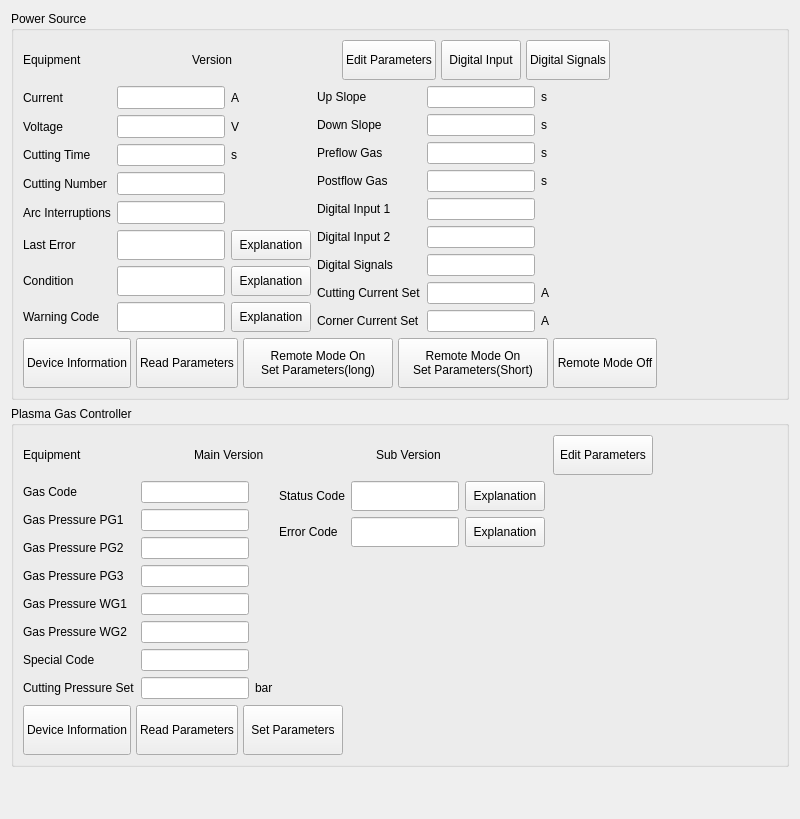
<?xml version="1.0" encoding="UTF-8"?>
<ui version="4.0">
 <class>KjellbergDiagnose</class>
 <widget class="QWidget" name="KjellbergDiagnose">
  <property name="geometry">
   <rect>
    <x>0</x>
    <y>0</y>
    <width>800</width>
    <height>819</height>
   </rect>
  </property>
  <property name="windowTitle">
   <string/>
  </property>
  <property name="layoutDirection">
   <enum>Qt::LeftToRight</enum>
  </property>
  <layout class="QVBoxLayout" name="verticalLayout_6">
   <item>
    <widget class="QGroupBox" name="pps_">
     <property name="title">
      <string>Power Source</string>
     </property>
     <layout class="QVBoxLayout" name="verticalLayout_3">
      <item>
       <layout class="QHBoxLayout" name="horizontalLayout_2">
        <property name="spacing">
         <number>5</number>
        </property>
        <item>
         <layout class="QHBoxLayout" name="horizontalLayout">
          <item>
           <widget class="QLabel" name="label">
            <property name="text">
             <string>Equipment</string>
            </property>
           </widget>
          </item>
          <item>
           <widget class="QLabel" name="pps_device_type_">
            <property name="minimumSize">
             <size>
              <width>100</width>
              <height>0</height>
             </size>
            </property>
            <property name="text">
             <string/>
            </property>
           </widget>
          </item>
         </layout>
        </item>
        <item>
         <layout class="QHBoxLayout" name="horizontalLayout_3">
          <item>
           <widget class="QLabel" name="label_5">
            <property name="text">
             <string>Version</string>
            </property>
           </widget>
          </item>
          <item>
           <widget class="QLabel" name="pps_version_">
            <property name="minimumSize">
             <size>
              <width>100</width>
              <height>0</height>
             </size>
            </property>
            <property name="text">
             <string/>
            </property>
           </widget>
          </item>
         </layout>
        </item>
        <item>
         <widget class="QPushButton" name="pps_edit_btn_">
          <property name="minimumSize">
           <size>
            <width>0</width>
            <height>40</height>
           </size>
          </property>
          <property name="text">
           <string>Edit Parameters</string>
          </property>
         </widget>
        </item>
        <item>
         <widget class="QPushButton" name="digital_input_btn_">
          <property name="minimumSize">
           <size>
            <width>0</width>
            <height>40</height>
           </size>
          </property>
          <property name="text">
           <string>Digital Input</string>
          </property>
         </widget>
        </item>
        <item>
         <widget class="QPushButton" name="digital_signals_btn_">
          <property name="minimumSize">
           <size>
            <width>0</width>
            <height>40</height>
           </size>
          </property>
          <property name="text">
           <string>Digital Signals</string>
          </property>
         </widget>
        </item>
        <item>
         <spacer name="horizontalSpacer">
          <property name="orientation">
           <enum>Qt::Horizontal</enum>
          </property>
          <property name="sizeHint" stdset="0">
           <size>
            <width>40</width>
            <height>20</height>
           </size>
          </property>
         </spacer>
        </item>
       </layout>
      </item>
      <item>
       <layout class="QHBoxLayout" name="horizontalLayout_4">
        <item>
         <layout class="QGridLayout" name="gridLayout">
          <item row="3" column="2">
           <widget class="QLineEdit" name="cut_number_">
            <property name="maximumSize">
             <size>
              <width>120</width>
              <height>50</height>
             </size>
            </property>
            <property name="readOnly">
             <bool>true</bool>
            </property>
           </widget>
          </item>
          <item row="6" column="0">
           <widget class="QLabel" name="label_11">
            <property name="text">
             <string>Condition</string>
            </property>
           </widget>
          </item>
          <item row="1" column="2">
           <widget class="QLineEdit" name="cutting_voltage_">
            <property name="maximumSize">
             <size>
              <width>120</width>
              <height>50</height>
             </size>
            </property>
            <property name="readOnly">
             <bool>true</bool>
            </property>
           </widget>
          </item>
          <item row="0" column="0">
           <widget class="QLabel" name="label_3">
            <property name="text">
             <string>Current</string>
            </property>
           </widget>
          </item>
          <item row="0" column="2">
           <widget class="QLineEdit" name="cutting_current_">
            <property name="maximumSize">
             <size>
              <width>120</width>
              <height>50</height>
             </size>
            </property>
            <property name="readOnly">
             <bool>true</bool>
            </property>
           </widget>
          </item>
          <item row="5" column="2">
           <widget class="QLineEdit" name="ps_last_error_code_">
            <property name="maximumSize">
             <size>
              <width>120</width>
              <height>50</height>
             </size>
            </property>
            <property name="readOnly">
             <bool>true</bool>
            </property>
           </widget>
          </item>
          <item row="6" column="2">
           <widget class="QLineEdit" name="ps_state_code_">
            <property name="maximumSize">
             <size>
              <width>120</width>
              <height>50</height>
             </size>
            </property>
            <property name="readOnly">
             <bool>true</bool>
            </property>
           </widget>
          </item>
          <item row="4" column="0">
           <widget class="QLabel" name="label_9">
            <property name="text">
             <string>Arc Interruptions</string>
            </property>
           </widget>
          </item>
          <item row="5" column="0">
           <widget class="QLabel" name="label_10">
            <property name="text">
             <string>Last Error</string>
            </property>
           </widget>
          </item>
          <item row="2" column="2">
           <widget class="QLineEdit" name="cut_time_">
            <property name="maximumSize">
             <size>
              <width>120</width>
              <height>50</height>
             </size>
            </property>
            <property name="readOnly">
             <bool>true</bool>
            </property>
           </widget>
          </item>
          <item row="4" column="2">
           <widget class="QLineEdit" name="arc_interruptions_">
            <property name="maximumSize">
             <size>
              <width>120</width>
              <height>50</height>
             </size>
            </property>
            <property name="readOnly">
             <bool>true</bool>
            </property>
           </widget>
          </item>
          <item row="2" column="0">
           <widget class="QLabel" name="label_7">
            <property name="text">
             <string>Cutting Time</string>
            </property>
           </widget>
          </item>
          <item row="1" column="0">
           <widget class="QLabel" name="label_4">
            <property name="text">
             <string>Voltage</string>
            </property>
           </widget>
          </item>
          <item row="7" column="2">
           <widget class="QLineEdit" name="ps_warning_code_">
            <property name="maximumSize">
             <size>
              <width>120</width>
              <height>50</height>
             </size>
            </property>
            <property name="readOnly">
             <bool>true</bool>
            </property>
           </widget>
          </item>
          <item row="7" column="0">
           <widget class="QLabel" name="label_37">
            <property name="text">
             <string>Warning Code</string>
            </property>
           </widget>
          </item>
          <item row="3" column="0">
           <widget class="QLabel" name="label_8">
            <property name="text">
             <string>Cutting Number</string>
            </property>
           </widget>
          </item>
          <item row="0" column="3">
           <widget class="QLabel" name="label_31">
            <property name="text">
             <string>A</string>
            </property>
           </widget>
          </item>
          <item row="1" column="3">
           <widget class="QLabel" name="label_32">
            <property name="text">
             <string>V</string>
            </property>
           </widget>
          </item>
          <item row="2" column="3">
           <widget class="QLabel" name="label_34">
            <property name="text">
             <string>s</string>
            </property>
           </widget>
          </item>
          <item row="5" column="3">
           <widget class="QPushButton" name="ps_error_code_btn_">
            <property name="minimumSize">
             <size>
              <width>0</width>
              <height>30</height>
             </size>
            </property>
            <property name="maximumSize">
             <size>
              <width>16777215</width>
              <height>30</height>
             </size>
            </property>
            <property name="text">
             <string>Explanation</string>
            </property>
           </widget>
          </item>
          <item row="6" column="3">
           <widget class="QPushButton" name="ps_state_code_btn_">
            <property name="minimumSize">
             <size>
              <width>0</width>
              <height>30</height>
             </size>
            </property>
            <property name="maximumSize">
             <size>
              <width>16777215</width>
              <height>30</height>
             </size>
            </property>
            <property name="text">
             <string>Explanation</string>
            </property>
           </widget>
          </item>
          <item row="7" column="3">
           <widget class="QPushButton" name="ps_warning_code_btn_">
            <property name="minimumSize">
             <size>
              <width>0</width>
              <height>30</height>
             </size>
            </property>
            <property name="maximumSize">
             <size>
              <width>16777215</width>
              <height>30</height>
             </size>
            </property>
            <property name="text">
             <string>Explanation</string>
            </property>
           </widget>
          </item>
         </layout>
        </item>
        <item>
         <layout class="QGridLayout" name="gridLayout_2">
          <item row="6" column="0">
           <widget class="QLabel" name="label_18">
            <property name="text">
             <string>Digital Signals</string>
            </property>
           </widget>
          </item>
          <item row="7" column="2">
           <widget class="QLineEdit" name="cutting_current_set_value_">
            <property name="maximumSize">
             <size>
              <width>120</width>
              <height>50</height>
             </size>
            </property>
            <property name="readOnly">
             <bool>true</bool>
            </property>
           </widget>
          </item>
          <item row="7" column="0">
           <widget class="QLabel" name="label_2">
            <property name="text">
             <string>Cutting Current Set</string>
            </property>
           </widget>
          </item>
          <item row="3" column="2">
           <widget class="QLineEdit" name="postflow_gas_">
            <property name="maximumSize">
             <size>
              <width>120</width>
              <height>50</height>
             </size>
            </property>
            <property name="readOnly">
             <bool>true</bool>
            </property>
           </widget>
          </item>
          <item row="4" column="2">
           <widget class="QLineEdit" name="digital_input_1_">
            <property name="maximumSize">
             <size>
              <width>120</width>
              <height>50</height>
             </size>
            </property>
            <property name="readOnly">
             <bool>true</bool>
            </property>
           </widget>
          </item>
          <item row="6" column="2">
           <widget class="QLineEdit" name="digital_signals_">
            <property name="maximumSize">
             <size>
              <width>120</width>
              <height>50</height>
             </size>
            </property>
            <property name="readOnly">
             <bool>true</bool>
            </property>
           </widget>
          </item>
          <item row="4" column="0">
           <widget class="QLabel" name="label_15">
            <property name="text">
             <string>Digital Input 1</string>
            </property>
           </widget>
          </item>
          <item row="8" column="0">
           <widget class="QLabel" name="label_6">
            <property name="text">
             <string>Corner Current Set</string>
            </property>
           </widget>
          </item>
          <item row="8" column="2">
           <widget class="QLineEdit" name="corner_current_set_value_">
            <property name="maximumSize">
             <size>
              <width>120</width>
              <height>50</height>
             </size>
            </property>
            <property name="readOnly">
             <bool>true</bool>
            </property>
           </widget>
          </item>
          <item row="2" column="0">
           <widget class="QLabel" name="label_14">
            <property name="text">
             <string>Preflow Gas</string>
            </property>
           </widget>
          </item>
          <item row="5" column="0">
           <widget class="QLabel" name="label_17">
            <property name="text">
             <string>Digital Input 2</string>
            </property>
           </widget>
          </item>
          <item row="1" column="0">
           <widget class="QLabel" name="label_13">
            <property name="text">
             <string>Down Slope</string>
            </property>
           </widget>
          </item>
          <item row="3" column="0">
           <widget class="QLabel" name="label_16">
            <property name="text">
             <string>Postflow Gas</string>
            </property>
           </widget>
          </item>
          <item row="5" column="2">
           <widget class="QLineEdit" name="digital_input_2_">
            <property name="maximumSize">
             <size>
              <width>120</width>
              <height>50</height>
             </size>
            </property>
            <property name="readOnly">
             <bool>true</bool>
            </property>
           </widget>
          </item>
          <item row="2" column="2">
           <widget class="QLineEdit" name="preflow_gas_">
            <property name="maximumSize">
             <size>
              <width>120</width>
              <height>50</height>
             </size>
            </property>
            <property name="readOnly">
             <bool>true</bool>
            </property>
           </widget>
          </item>
          <item row="0" column="2">
           <widget class="QLineEdit" name="up_slope_">
            <property name="maximumSize">
             <size>
              <width>120</width>
              <height>50</height>
             </size>
            </property>
            <property name="readOnly">
             <bool>true</bool>
            </property>
           </widget>
          </item>
          <item row="0" column="0">
           <widget class="QLabel" name="label_12">
            <property name="text">
             <string>Up Slope</string>
            </property>
           </widget>
          </item>
          <item row="1" column="2">
           <widget class="QLineEdit" name="down_slope_">
            <property name="maximumSize">
             <size>
              <width>120</width>
              <height>50</height>
             </size>
            </property>
            <property name="readOnly">
             <bool>true</bool>
            </property>
           </widget>
          </item>
          <item row="0" column="3">
           <widget class="QLabel" name="label_36">
            <property name="text">
             <string>s</string>
            </property>
           </widget>
          </item>
          <item row="1" column="3">
           <widget class="QLabel" name="label_38">
            <property name="text">
             <string>s</string>
            </property>
           </widget>
          </item>
          <item row="2" column="3">
           <widget class="QLabel" name="label_39">
            <property name="text">
             <string>s</string>
            </property>
           </widget>
          </item>
          <item row="3" column="3">
           <widget class="QLabel" name="label_40">
            <property name="text">
             <string>s</string>
            </property>
           </widget>
          </item>
          <item row="7" column="3">
           <widget class="QLabel" name="label_41">
            <property name="text">
             <string>A</string>
            </property>
           </widget>
          </item>
          <item row="8" column="3">
           <widget class="QLabel" name="label_42">
            <property name="text">
             <string>A</string>
            </property>
           </widget>
          </item>
         </layout>
        </item>
        <item>
         <spacer name="horizontalSpacer_2">
          <property name="orientation">
           <enum>Qt::Horizontal</enum>
          </property>
          <property name="sizeHint" stdset="0">
           <size>
            <width>40</width>
            <height>20</height>
           </size>
          </property>
         </spacer>
        </item>
       </layout>
      </item>
      <item>
       <layout class="QHBoxLayout" name="horizontalLayout_9">
        <property name="spacing">
         <number>5</number>
        </property>
        <item>
         <widget class="QPushButton" name="pps_query_device_info_btn_">
          <property name="minimumSize">
           <size>
            <width>100</width>
            <height>50</height>
           </size>
          </property>
          <property name="text">
           <string>Device Information</string>
          </property>
         </widget>
        </item>
        <item>
         <widget class="QPushButton" name="pps_query_parameter_btn_">
          <property name="minimumSize">
           <size>
            <width>100</width>
            <height>50</height>
           </size>
          </property>
          <property name="text">
           <string>Read Parameters</string>
          </property>
         </widget>
        </item>
        <item>
         <widget class="QPushButton" name="pps_set_parameter_long_btn_">
          <property name="minimumSize">
           <size>
            <width>150</width>
            <height>50</height>
           </size>
          </property>
          <property name="text">
           <string>Remote Mode On
Set Parameters(long)</string>
          </property>
         </widget>
        </item>
        <item>
         <widget class="QPushButton" name="pps_set_parameter_short_btn_">
          <property name="minimumSize">
           <size>
            <width>150</width>
            <height>50</height>
           </size>
          </property>
          <property name="text">
           <string>Remote Mode On
Set Parameters(Short)</string>
          </property>
         </widget>
        </item>
        <item>
         <widget class="QPushButton" name="pps_remote_mode_off_btn_">
          <property name="minimumSize">
           <size>
            <width>100</width>
            <height>50</height>
           </size>
          </property>
          <property name="text">
           <string>Remote Mode Off</string>
          </property>
         </widget>
        </item>
        <item>
         <spacer name="horizontalSpacer_5">
          <property name="orientation">
           <enum>Qt::Horizontal</enum>
          </property>
          <property name="sizeHint" stdset="0">
           <size>
            <width>40</width>
            <height>20</height>
           </size>
          </property>
         </spacer>
        </item>
       </layout>
      </item>
     </layout>
    </widget>
   </item>
   <item>
    <widget class="QGroupBox" name="pgc">
     <property name="title">
      <string>Plasma Gas Controller</string>
     </property>
     <layout class="QVBoxLayout" name="verticalLayout_7">
      <item>
       <layout class="QHBoxLayout" name="horizontalLayout_10">
        <item>
         <layout class="QHBoxLayout" name="horizontalLayout_7">
          <item>
           <widget class="QLabel" name="label_33">
            <property name="text">
             <string>Equipment</string>
            </property>
           </widget>
          </item>
          <item>
           <widget class="QLabel" name="pgc_device_type_">
            <property name="minimumSize">
             <size>
              <width>100</width>
              <height>0</height>
             </size>
            </property>
            <property name="text">
             <string/>
            </property>
           </widget>
          </item>
         </layout>
        </item>
        <item>
         <layout class="QHBoxLayout" name="horizontalLayout_8">
          <item>
           <widget class="QLabel" name="label_35">
            <property name="text">
             <string>Main Version</string>
            </property>
           </widget>
          </item>
          <item>
           <widget class="QLabel" name="pgc_main_version_">
            <property name="minimumSize">
             <size>
              <width>100</width>
              <height>0</height>
             </size>
            </property>
            <property name="text">
             <string/>
            </property>
           </widget>
          </item>
         </layout>
        </item>
        <item>
         <layout class="QHBoxLayout" name="horizontalLayout_6">
          <item>
           <widget class="QLabel" name="label_30">
            <property name="text">
             <string>Sub Version</string>
            </property>
           </widget>
          </item>
          <item>
           <widget class="QLabel" name="pgc_sub_version_">
            <property name="minimumSize">
             <size>
              <width>100</width>
              <height>0</height>
             </size>
            </property>
            <property name="text">
             <string/>
            </property>
           </widget>
          </item>
         </layout>
        </item>
        <item>
         <widget class="QPushButton" name="pgc_edit_btn_">
          <property name="minimumSize">
           <size>
            <width>100</width>
            <height>40</height>
           </size>
          </property>
          <property name="text">
           <string>Edit Parameters</string>
          </property>
         </widget>
        </item>
        <item>
         <spacer name="horizontalSpacer_4">
          <property name="orientation">
           <enum>Qt::Horizontal</enum>
          </property>
          <property name="sizeHint" stdset="0">
           <size>
            <width>40</width>
            <height>20</height>
           </size>
          </property>
         </spacer>
        </item>
       </layout>
      </item>
      <item>
       <layout class="QHBoxLayout" name="horizontalLayout_5">
        <item>
         <layout class="QGridLayout" name="gridLayout_3">
          <item row="6" column="0">
           <widget class="QLabel" name="label_24">
            <property name="text">
             <string>Special Code</string>
            </property>
           </widget>
          </item>
          <item row="0" column="0">
           <widget class="QLabel" name="label_19">
            <property name="text">
             <string>Gas Code</string>
            </property>
           </widget>
          </item>
          <item row="6" column="2">
           <widget class="QLineEdit" name="special_code_">
            <property name="maximumSize">
             <size>
              <width>120</width>
              <height>50</height>
             </size>
            </property>
            <property name="readOnly">
             <bool>true</bool>
            </property>
           </widget>
          </item>
          <item row="3" column="2">
           <widget class="QLineEdit" name="gas_pressure_PG3_">
            <property name="maximumSize">
             <size>
              <width>120</width>
              <height>50</height>
             </size>
            </property>
            <property name="readOnly">
             <bool>true</bool>
            </property>
           </widget>
          </item>
          <item row="3" column="0">
           <widget class="QLabel" name="label_23">
            <property name="text">
             <string>Gas Pressure PG3</string>
            </property>
           </widget>
          </item>
          <item row="4" column="0">
           <widget class="QLabel" name="label_22">
            <property name="text">
             <string>Gas Pressure WG1</string>
            </property>
           </widget>
          </item>
          <item row="5" column="2">
           <widget class="QLineEdit" name="gas_pressure_WG2_">
            <property name="maximumSize">
             <size>
              <width>120</width>
              <height>50</height>
             </size>
            </property>
            <property name="readOnly">
             <bool>true</bool>
            </property>
           </widget>
          </item>
          <item row="5" column="0">
           <widget class="QLabel" name="label_25">
            <property name="text">
             <string>Gas Pressure WG2</string>
            </property>
           </widget>
          </item>
          <item row="0" column="2">
           <widget class="QLineEdit" name="gas_code_">
            <property name="maximumSize">
             <size>
              <width>120</width>
              <height>50</height>
             </size>
            </property>
            <property name="readOnly">
             <bool>true</bool>
            </property>
           </widget>
          </item>
          <item row="2" column="0">
           <widget class="QLabel" name="label_21">
            <property name="text">
             <string>Gas Pressure PG2</string>
            </property>
           </widget>
          </item>
          <item row="1" column="2">
           <widget class="QLineEdit" name="gas_pressure_PG1_">
            <property name="maximumSize">
             <size>
              <width>120</width>
              <height>50</height>
             </size>
            </property>
            <property name="readOnly">
             <bool>true</bool>
            </property>
           </widget>
          </item>
          <item row="2" column="2">
           <widget class="QLineEdit" name="gas_pressure_PG2_">
            <property name="maximumSize">
             <size>
              <width>120</width>
              <height>50</height>
             </size>
            </property>
            <property name="readOnly">
             <bool>true</bool>
            </property>
           </widget>
          </item>
          <item row="4" column="2">
           <widget class="QLineEdit" name="gas_pressure_WG1_">
            <property name="maximumSize">
             <size>
              <width>120</width>
              <height>50</height>
             </size>
            </property>
            <property name="readOnly">
             <bool>true</bool>
            </property>
           </widget>
          </item>
          <item row="7" column="0">
           <widget class="QLabel" name="label_27">
            <property name="text">
             <string>Cutting Pressure Set</string>
            </property>
           </widget>
          </item>
          <item row="1" column="0">
           <widget class="QLabel" name="label_20">
            <property name="text">
             <string>Gas Pressure PG1</string>
            </property>
           </widget>
          </item>
          <item row="7" column="2">
           <widget class="QLineEdit" name="cutting_pressure_set_value_">
            <property name="maximumSize">
             <size>
              <width>120</width>
              <height>50</height>
             </size>
            </property>
            <property name="readOnly">
             <bool>true</bool>
            </property>
           </widget>
          </item>
          <item row="7" column="3">
           <widget class="QLabel" name="label_28">
            <property name="text">
             <string>bar</string>
            </property>
           </widget>
          </item>
         </layout>
        </item>
        <item>
         <layout class="QGridLayout" name="gridLayout_4">
          <item row="1" column="2">
           <widget class="QLineEdit" name="pgc_error_code_">
            <property name="maximumSize">
             <size>
              <width>120</width>
              <height>50</height>
             </size>
            </property>
            <property name="readOnly">
             <bool>true</bool>
            </property>
           </widget>
          </item>
          <item row="0" column="2">
           <widget class="QLineEdit" name="pgc_status_code_">
            <property name="maximumSize">
             <size>
              <width>120</width>
              <height>50</height>
             </size>
            </property>
            <property name="readOnly">
             <bool>true</bool>
            </property>
           </widget>
          </item>
          <item row="1" column="0">
           <widget class="QLabel" name="label_29">
            <property name="text">
             <string>Error Code</string>
            </property>
           </widget>
          </item>
          <item row="2" column="0">
           <spacer name="verticalSpacer_4">
            <property name="orientation">
             <enum>Qt::Vertical</enum>
            </property>
            <property name="sizeHint" stdset="0">
             <size>
              <width>20</width>
              <height>40</height>
             </size>
            </property>
           </spacer>
          </item>
          <item row="0" column="0">
           <widget class="QLabel" name="label_26">
            <property name="text">
             <string>Status Code</string>
            </property>
           </widget>
          </item>
          <item row="0" column="3">
           <widget class="QPushButton" name="pgc_status_code_btn_">
            <property name="minimumSize">
             <size>
              <width>0</width>
              <height>30</height>
             </size>
            </property>
            <property name="maximumSize">
             <size>
              <width>16777215</width>
              <height>30</height>
             </size>
            </property>
            <property name="text">
             <string>Explanation</string>
            </property>
           </widget>
          </item>
          <item row="1" column="3">
           <widget class="QPushButton" name="pgc_error_code_btn_">
            <property name="minimumSize">
             <size>
              <width>0</width>
              <height>30</height>
             </size>
            </property>
            <property name="maximumSize">
             <size>
              <width>16777215</width>
              <height>30</height>
             </size>
            </property>
            <property name="text">
             <string>Explanation</string>
            </property>
           </widget>
          </item>
         </layout>
        </item>
        <item>
         <spacer name="horizontalSpacer_3">
          <property name="orientation">
           <enum>Qt::Horizontal</enum>
          </property>
          <property name="sizeHint" stdset="0">
           <size>
            <width>40</width>
            <height>20</height>
           </size>
          </property>
         </spacer>
        </item>
       </layout>
      </item>
      <item>
       <layout class="QHBoxLayout" name="horizontalLayout_11">
        <property name="spacing">
         <number>5</number>
        </property>
        <item>
         <widget class="QPushButton" name="pgc_query_device_info_btn_">
          <property name="minimumSize">
           <size>
            <width>100</width>
            <height>50</height>
           </size>
          </property>
          <property name="text">
           <string>Device Information</string>
          </property>
         </widget>
        </item>
        <item>
         <widget class="QPushButton" name="pgc_query_parameter_btn_">
          <property name="minimumSize">
           <size>
            <width>100</width>
            <height>50</height>
           </size>
          </property>
          <property name="text">
           <string>Read Parameters</string>
          </property>
         </widget>
        </item>
        <item>
         <widget class="QPushButton" name="pgc_set_parameter_btn_">
          <property name="minimumSize">
           <size>
            <width>100</width>
            <height>50</height>
           </size>
          </property>
          <property name="text">
           <string>Set Parameters</string>
          </property>
         </widget>
        </item>
        <item>
         <spacer name="horizontalSpacer_6">
          <property name="orientation">
           <enum>Qt::Horizontal</enum>
          </property>
          <property name="sizeHint" stdset="0">
           <size>
            <width>40</width>
            <height>20</height>
           </size>
          </property>
         </spacer>
        </item>
       </layout>
      </item>
     </layout>
    </widget>
   </item>
   <item>
    <spacer name="verticalSpacer_3">
     <property name="orientation">
      <enum>Qt::Vertical</enum>
     </property>
     <property name="sizeHint" stdset="0">
      <size>
       <width>20</width>
       <height>40</height>
      </size>
     </property>
    </spacer>
   </item>
  </layout>
 </widget>
 <resources/>
 <connections/>
</ui>
